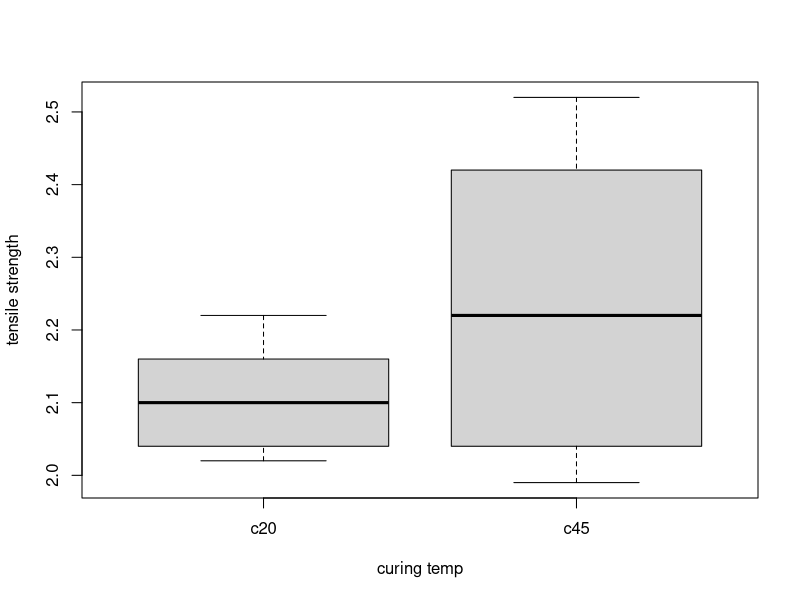

The R script that drew this image:
## ---- chunk 1
knitr::opts_chunk$set(echo = TRUE)
## ---- chunk 2
desmoines <- c(83, 91, 94, 89, 89, 96, 91, 92, 90)
spokane <- c(78, 82, 81, 77, 79, 81, 80, 81)
## ---- chunk 3
x <- desmoines
y <- spokane
xbar <- mean(desmoines)
ybar <- mean(spokane)
u <- abs(x - xbar)
v <- abs(y - ybar)

r <- rank(c(u, v))
r
ru <- r[seq_along(u)]
rv <- r[-seq_along(u)]
t <- sum(ru^2)
t

nx <- length(x)
ny <- length(y)
N <- nx + ny
r2bar <- (sum(ru^2) + sum(rv^2))/N
r4sum <- sum(r^4)
t1 <- (t - nx*r2bar)/sqrt(nx*ny/(N*(N-1))*r4sum - nx*ny/(N-1)*r2bar^2)
t1 

pnorm(t1, lower.tail=FALSE)
## ---- chunk 4
#source("/Users/mahn/Desktop/School/STAT 3504/Functions/sqranks.R")
sqranks.test.approx <- function(x, y, alternative=c("two.sided", "greater", "less"))
{
  ## check for partial matches of the alternative argument
  alternative <- match.arg(alternative)
  
  ## calculate the absolute discrepancies from the (estimated) mean
  xbar <- mean(x)
  ybar <- mean(y)
  u <- abs(x - xbar)
  v <- abs(y - ybar)
  
  ## calculate the observed ranks, and t
  r <- rank(c(u, v))
  ru <- r[seq_along(u)]
  rv <- r[-seq_along(u)]
  t <- sum(ru^2)
  
  ## calculate the standardized version, t1
  nx <- length(x)
  ny <- length(y)
  N <- nx + ny
  r2bar <- (sum(ru^2) + sum(rv^2))/N
  r4sum <- sum(r^4)
  t1 <- (t - nx*r2bar)/sqrt(nx*ny/(N*(N-1))*r4sum - nx*ny/(N-1)*r2bar^2)
  
  ## calculate the p-value
  if(alternative == "two.sided") 
    phi <- 2*pnorm(-abs(t1))
  else if(alternative == "less")
    phi <- pnorm(t1)
  else if(alternative == "greater")
    phi <- pnorm(t1, lower.tail=FALSE)
  
  ## return the stats and p-value
  return(list(t=t, t1=t1, p.value=phi))
}
sqranks.test.approx(desmoines, spokane, "greater")
## ---- chunk 5
men <- c(74, 72, 77, 76, 76, 73, 75, 73, 74, 75)
women <- c(75, 77, 78, 79, 77, 73, 78, 79, 78, 80)
## ---- chunk 6
x <- men
y <- women
xbar <- mean(x)
ybar <- mean(y)
u <- abs(x - xbar)
v <- abs(y - ybar)
r <- rank(c(u, v))
r #rank
ru <- r[seq_along(u)]
rv <- r[-seq_along(u)]
t <- sum(ru^2)
t #observed t
nx <- length(x)
ny <- length(y)
N <- nx + ny
r2bar <- (sum(ru^2) + sum(rv^2))/N
r4sum <- sum(r^4)
t1 <- (t - nx*r2bar)/sqrt(nx*ny/(N*(N-1))*r4sum - nx*ny/(N-1)*r2bar^2) 
t1 #standardized t
2*pnorm(-abs(t1))
## ---- chunk 7
sqranks.test.approx(men, women, "two.sided")
## ---- chunk 8
c20 <- c(2.07, 2.14, 2.22, 2.03, 2.21, 2.03, 2.05, 2.18, 2.09, 2.14, 2.11, 2.02)
c45 <- c(2.52, 2.15, 2.49, 2.03, 2.37, 2.05, 1.99, 2.42, 2.08, 2.42, 2.29, 2.01)
## ---- chunk 9
summary(c20)
## ---- chunk 10
summary(c45)
## ---- chunk 11
boxplot(c20, c45, names = c("c20", "c45"), xlab = "curing temp", ylab = "tensile strength")
## ---- chunk 12
nx <- length(c20)
ny <- length(c45)
r <- rank(c(c20, c45))
r
rx <- r[seq_along(c20)]
t <- sum(rx) 
t
ties <- length(r) - length(unique(r))
ties
N <- nx + ny
r2sum <- sum(r^2)
r2sum
t1 <- t - nx*(N+1)/2
t1 <- t1/sqrt(nx*ny/((N*(N-1)))*r2sum - nx*ny*(N+1)^2/(4*(N-1)))
t1
2*min(pnorm(t1), pnorm(t1, lower.tail=FALSE))
## ---- chunk 13
sqranks.test.approx(c20, c45, "two.sided")
## ---- chunk 14
bulbs <- list(
    A=c(73, 64, 67, 62, 70), 
    B=c(84, 80, 81, 77),
    C=c(82, 79, 71, 75))
## ---- chunk 15
sqranks.2plus.test <- function(xlist)
 {
    ## extract dimensions
    k <- length(xlist)
    n <- sapply(xlist, length)
    N <- sum(n)

    ## calculate absolute deviations from (estimated) mean and then rank them
    U <- lapply(xlist, function(x) { abs(x - mean(x)) })
    r <- rank(unlist(U))

    ## calculate s 
    g <- factor(rep.int(seq_len(k), n))
    s <- tapply(r, g, function(x) { sum(x^2) })

    ## calculate t2 via auxiliary quantities
    sbar <- sum(s)/N
    d2 <- (sum(r^4) - N*sbar^2)/(N-1)
    t2 <- (sum(s^2/n) - N*sbar^2)/d2

    ## finish with p-value
    phi <- pchisq(t2, k-1, lower.tail=FALSE)

    return(list(tstat=t2, p.value=phi))
}

sqranks.2plus.test(bulbs)
## ---- chunk 16
invest <- list(bonds=c(146, 180, 192, 185, 153),
    bluechip=c(176, 110, 212, 108, 196),
    speculative=c(-540, 1052, 642, -281, 67))

sqranks.2plus.test(invest)
## ---- chunk 17
bowling <- data.frame(husband=c(147, 158, 131, 142, 183, 151, 196, 129, 155, 158),
    wife=c(122, 128, 125, 123, 115, 120, 108, 143, 124, 123))
## ---- chunk 18
rho <- cor(rank(bowling$husband), rank(bowling$wife))
rho
## ---- chunk 19
cor.test(bowling$husband, bowling$wife, alternative="two.sided", method="spearman")
